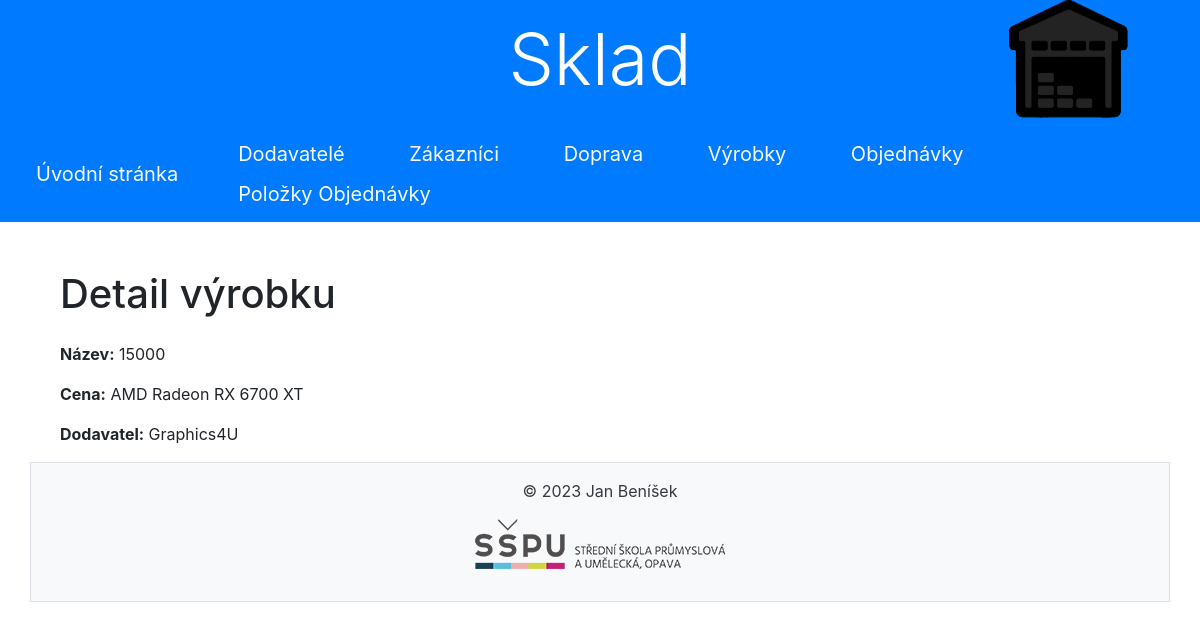
/vyrobek/2/, run on the app's committed database.
### sklad/models.py (models this page shows, shortened)
class Vyrobek(models.Model):
    cena_vyrobku = models.IntegerField(verbose_name='Cena výrobku', help_text='Zadejte cenu výrobku')
    nazev_vyrobku = models.CharField(max_length=50, verbose_name='Název výrobku', help_text='Zadejte název výrobku')
    dodavatele_id_dodavatel = models.ForeignKey('Dodavatele',on_delete=models.CASCADE)
    class Meta:
        db_table = 'vyrobky'
        ordering = ['nazev_vyrobku']
        verbose_name = 'Výrobek'
        verbose_name_plural = 'Výrobky'

class Dodavatele(models.Model):
    nazev_dodavatele= models.CharField(max_length=50, verbose_name='Nazev Dodavatele', help_text='Vložte název Dodavatele')
    email_dodavatele= models.CharField(max_length=50, unique=True, verbose_name='Email', help_text='Vložte email Dodavatele')
    telefon_dodavatele=  models.CharField(max_length=13, unique=True, verbose_name='Cislo', help_text='Vložte číslo Dodavatele')
    kontaktOs_dodavatele= models.CharField(max_length=50, verbose_name='Kontaktni Osoba', help_text='Vložte email Dodavatele')
    class Meta:
        verbose_name = 'Dodavatel'
        verbose_name_plural = 'Dodavatele'
        ordering = ['nazev_dodavatele']
    def __str__(self):
        return self.nazev_dodavatele

### sklad/views.py (the view)
# urls.py: path('vyrobek/<int:pk>/', views.VyrobekDetailView.as_view(), name='vyrobek_detail'),
class VyrobekDetailView(DetailView):
    model = Vyrobek
    template_name = 'vyrobek/vyrobek_detail.html'
    context_object_name = 'vyrobek'

### sklad/templates/vyrobek/vyrobek_detail.html
   {% extends 'base.html' %}
    {% block content %}
    <div class="container mt-5">
        <h1 class="mb-4">Detail výrobku</h1>
        <div>
            <p><strong>Název:</strong> {{ vyrobek.cena_vyrobku }}</p>
            <p><strong>Cena:</strong> {{ vyrobek.nazev_vyrobku }}</p>
            <p><strong>Dodavatel:</strong> {{ vyrobek.dodavatele_id_dodavatel }}</p>
        </div>
    </div>
    {% endblock %}

### data on the page
Vyrobek: cena_vyrobku "15000", nazev_vyrobku "AMD Radeon RX 6700 XT", dodavatele_id_dodavatel "Graphics4U"
